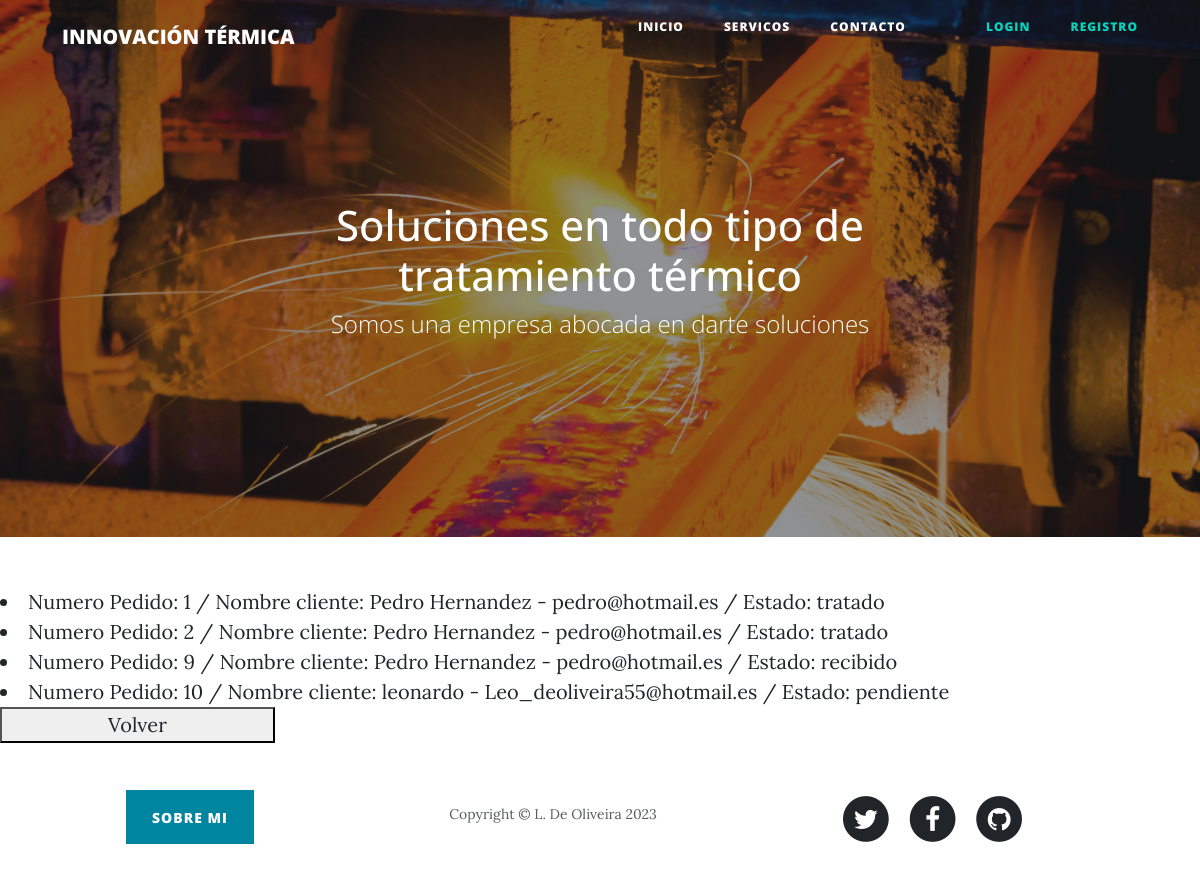
/app-inno-termic/Listar_pedidos/, run on the app's committed database.
### AppPrincipal/models.py (models this page shows, shortened)
class Pedido(models.Model):
    cliente = models.ForeignKey(Cliente, on_delete=models.CASCADE)
    servicios_solicitados = models.ManyToManyField(ServicioTratamiento)
    fecha_solicitud = models.DateField()
    fecha_entrega_deseada = models.DateField()
    estado_pedido = models.CharField(max_length=50)

class Persona(models.Model):
    nombre = models.CharField(max_length=100)
    direccion = models.CharField(max_length=200)
    telefono = models.CharField(max_length=20)
    correo_electronico = models.EmailField()
    class Meta:
        abstract = True
    def __str__(self):
        return f'{self.nombre} - {self.correo_electronico}'

class Cliente(Persona):
    numero_cliente = models.CharField(max_length=20, unique=True)
    historial_pedidos = models.TextField()
    class Meta:
        verbose_name = 'Cliente'
        verbose_name_plural = 'Clientes'
        ordering = ('nombre',)
        unique_together = ('numero_cliente','correo_electronico')

### AppPrincipal/views.py (the view)
# urls.py: path('Listar_pedidos/', pedido_list, name="pedido_list"),
def pedido_list (req):
    listar = Pedido.objects.all()
    return render (req,"listar_pedidos.html", {"lista_pedidos": listar} )

### AppPrincipal/Templates/listar_pedidos.html
{% extends 'base.html' %}
{% block base %}
{% for lista in lista_pedidos %}
<li><a href="{% url 'pedido_detail' pk=lista.pk %}">Numero Pedido: {{lista.pk}} / Nombre cliente: {{lista.cliente}} / Estado: {{lista.estado_pedido}}</a></li>
{% endfor %}
<button><a href="{% url 'Opciones_pedidos' %}" style="padding-left: 100px;padding-right: 100px;position: relative;justify-content: center;align-items: center;height: 10vh;">Volver</a></button>
{% endblock base %}

### AppPrincipal/Templates/base.html (shortened to what this page needs)
<!DOCTYPE html>
<html data-bs-theme="light" lang="en">
<head>
    {% load static %}
    <link rel="stylesheet" href="{% static 'assets/fonts/font-awesome.min.css' %}">
    <link rel="stylesheet" href="{% static 'assets/bootstrap/css/bootstrap.min.css' %}">
    <link rel="stylesheet" href="{% static 'assets/bootstrap/css/mis_estilos.css' %}">
</head>
<body>
    {% include '0navbar.html' %}
    <header class="masthead" style="background: url('{% static "assets/img/vista-interior-fabrica-acero.jpg" %}') center / cover;">
        <div class="overlay"></div>
        <div class="container">
            <div class="row">
                <div class="col-md-10 col-lg-8 mx-auto position-relative">
                    <div class="site-heading">
                        <h1 style="font-size: 42px;">Soluciones en todo tipo de tratamiento térmico</h1><span class="subheading">Somos una empresa abocada en darte soluciones</span>
                    </div>
                </div>
            </div>
        </div>
    </header>
    {% block base %}
    {% endblock base %}
    <footer>
        <div class="container">
            <div class="row">
                <div class="col-md-10 col-lg-8 col-xl-7 mx-auto" style="padding-right: 0px;padding-left: 96px;margin-top: -33px;margin-bottom: -29px;padding-bottom: 0px;padding-top: 30px;">
                    <p style="margin-top: 0px;margin-bottom: 0px;"></p><a class="btn btn-primary" role="button" style="position: static;display: inline-grid;margin-top: 0px;padding-top: 16px;" href="{% url 'sobre_mi' %}">Sobre mi</a>
                    <p class="text-muted copyright" style="padding-bottom: 0px;margin-bottom: 5px;padding-left: 56px;margin-left: 229px;padding-top: 1px;margin-top: -41px;padding-right: 0px;">Copyright&nbsp;©&nbsp;L. De Oliveira 2023</p>
                </div>
                <div class="col">
                    <ul class="list-inline text-center">
                        <li class="list-inline-item"><span class="fa-stack fa-lg"><i class="fa fa-circle fa-stack-2x"></i><i class="fa fa-twitter fa-stack-1x fa-inverse"></i></span></li>
                        <li class="list-inline-item"><span class="fa-stack fa-lg"><i class="fa fa-circle fa-stack-2x"></i><i class="fa fa-facebook fa-stack-1x fa-inverse"></i></span></li>
                        <li class="list-inline-item"><span class="fa-stack fa-lg"><i class="fa fa-circle fa-stack-2x"></i><i class="fa fa-github fa-stack-1x fa-inverse"></i></span></li>
                    </ul>
                </div>
            </div>
        </div>
    </footer>
</body>
</html>

### AppPrincipal/Templates/0navbar.html (shortened to what this page needs)
<nav class="navbar navbar-expand-lg fixed-top navbar-light" id="mainNav" style="margin-bottom: -2px;padding-bottom: 1px;">
    <div class="container"><a class="navbar-brand" >INNOVACIÓN TÉRMICA</a>
        <div class="collapse navbar-collapse" id="navbarResponsive" style="padding-bottom: 0px;margin-bottom: 0px;">
            <ul class="navbar-nav ms-auto">
                <li class="nav-item"><a class="nav-link" href="{% url 'Inicio' %}" style="text-align: center;font-size: 12px;">Inicio</a>
                <li class="nav-item"><a class="nav-link" href="{% url 'listar_servicio' %}" style="text-align: center;font-size: 12px;">servicos</a>
                <li class="nav-item"><a class="nav-link" href="{% url 'contacto' %}" style="text-align: center;font-size: 12px;">Contacto</a>
                <li class="nav-item"><a class="nav-link"  style="font-size: 12px;text-align: center;"></a>
                {% if user.is_authenticated %}
                    {% if url_avatar %}
                        <DIV style="text-align: center; display: flex; justify-content: center; align-items: center;">
                        <img src="{{url_avatar}}" height="30px" alt="avatar" style="display: inline-block;">
                        </DIV>
                    {% endif %}
                    <h6 style="text-align: center; display: flex; justify-content: center; align-items: center;"> <span style="color:aliceblue; ">Bienvenido {{ user.username }}</span></h6>
                    <li class="nav-item"><a class="nav-link" href="{% url 'logout' %}" style="font-size: 12px;color: rgb(13,210,186);text-align: center;">Logout</a>
                {% else %}
                    <li class="nav-item"><a class="nav-link" href="{% url 'login' %}" style="font-size: 12px;color: rgb(13,210,186);text-align: center;">Login</a>
                {% endif %}
                {% if user.is_authenticated %}
                <li class="nav-item"><a class="nav-link" href="{% url 'edit_user' %}" style="font-size: 12px;color: rgb(13,210,186);text-align: center;">Editar usuario</a>
                <a class="nav-link" style="font-size: 12px;text-align: center;"></a></li>
                {% else %}
                <li class="nav-item"><a class="nav-link" href="{% url 'register_user' %}" style="font-size: 12px;color: rgb(13,210,186);text-align: center;">Registro</a>
                <a class="nav-link" style="font-size: 12px;text-align: center;"></a></li>
                {% endif %}
            </ul>
        </div>
    </div>
</nav>

### data on the page
Pedido: pk "1", cliente "Pedro Hernandez - pedro@hotmail.es", estado_pedido "tratado"
Pedido: pk "2", cliente "Pedro Hernandez - pedro@hotmail.es", estado_pedido "tratado"
Pedido: pk "9", cliente "Pedro Hernandez - pedro@hotmail.es", estado_pedido "recibido"
Pedido: pk "10", cliente "leonardo - Leo_deoliveira55@hotmail.es", estado_pedido "pendiente"
